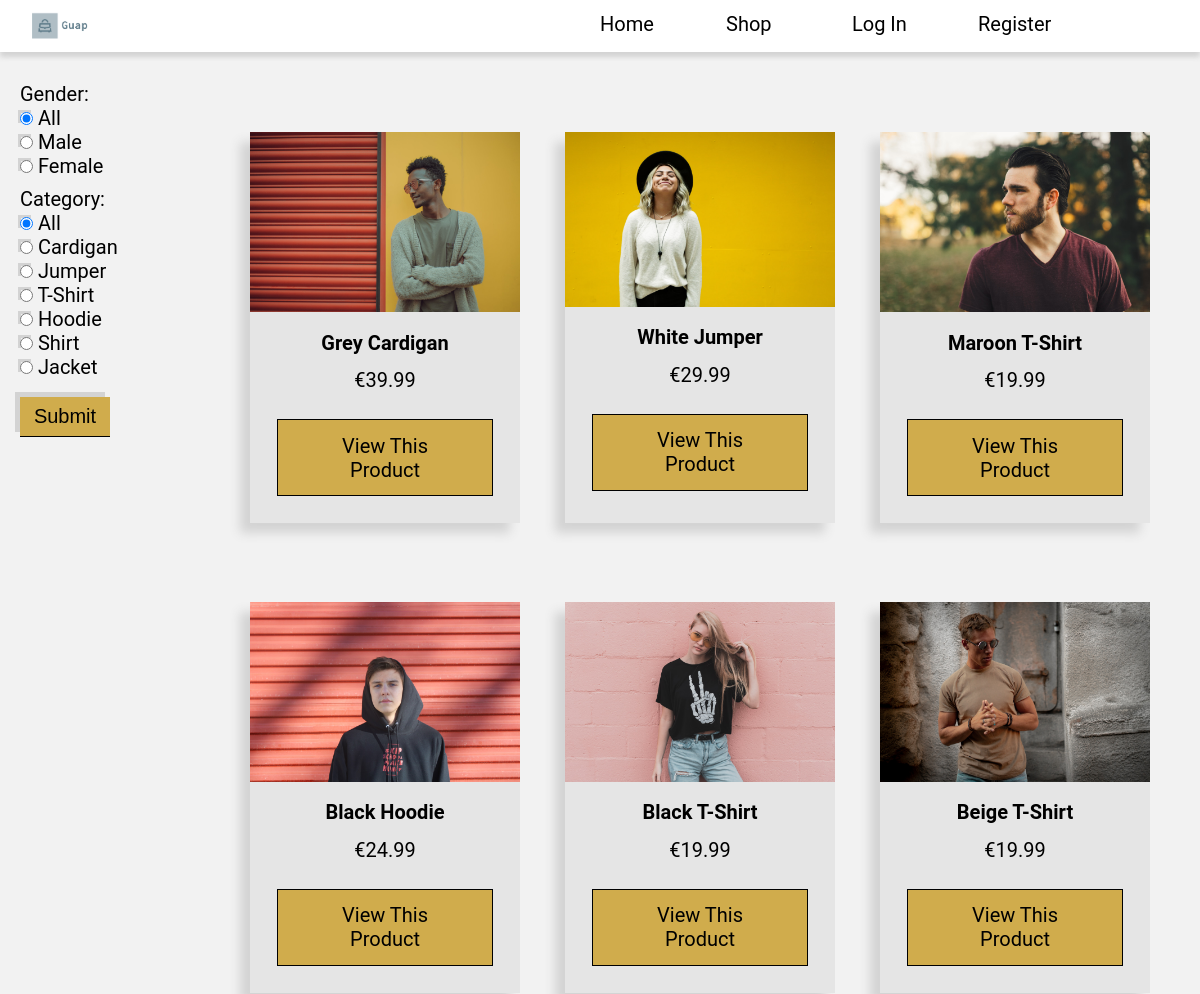
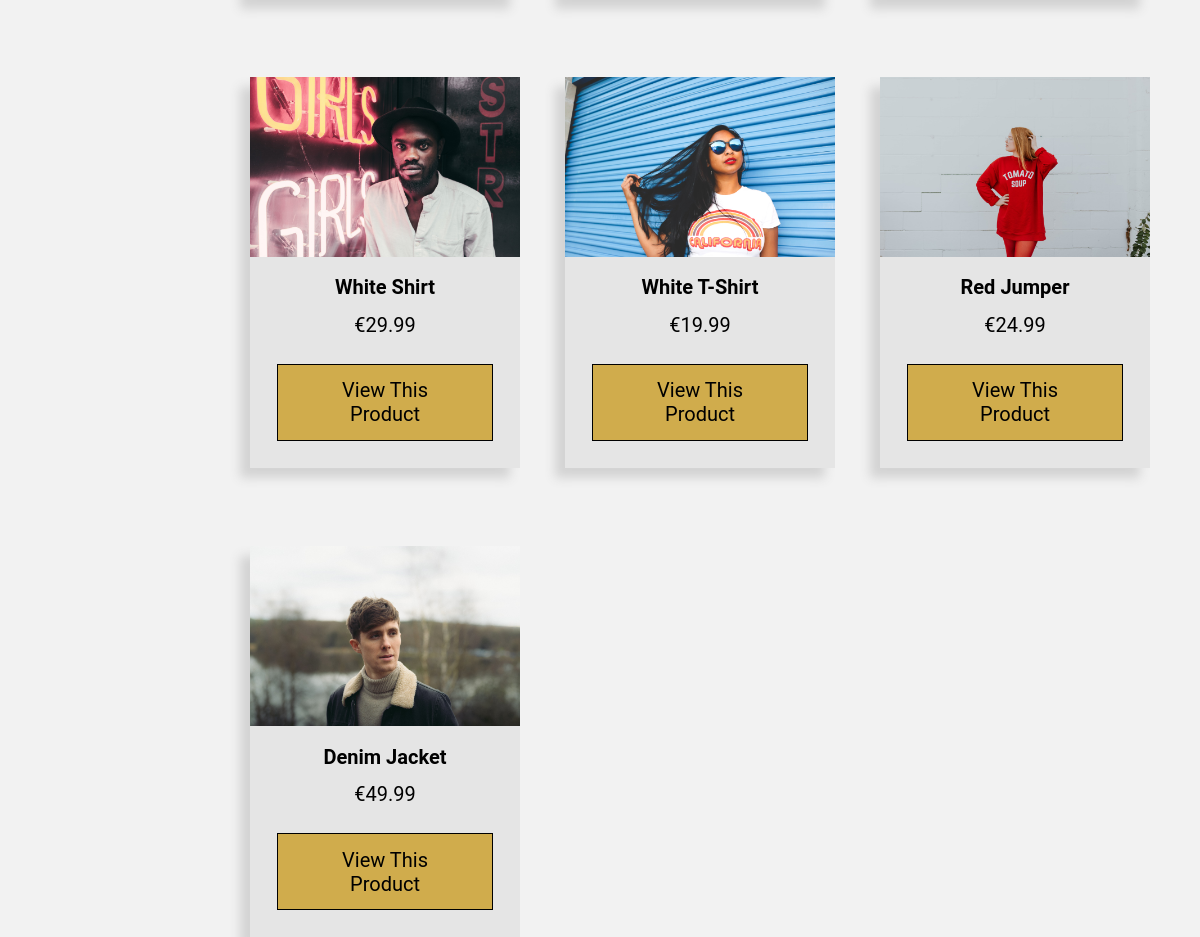
Page /shop on the committed database (2 pictures, top to bottom).
### tables this page shows
CREATE TABLE products
(
    product_id INTEGER PRIMARY KEY AUTOINCREMENT,
    name TEXT NOT NULL,
    price INT NOT NULL,
    description TEXT NOT NULL,
    category TEXT NOT NULL,
    gender TEXT NOT NULL, 
    image_url TEXT NOT NULL
);

### app.py (the view)
@app.route("/shop", methods = ["GET", "POST"])
def shop():
    form = productCategoryForm()
    mensForm = indexMens()
    womensForm = indexWomens()
    db = get_db()
    categories = db.execute("""SELECT DISTINCT category FROM products;""").fetchall()
    choices = [("All", "All")]
    for row in categories:
        for item in row:
            choices.append((item, item))
    form.category.choices = choices
    if form.validate_on_submit():
        category = form.category.data
        gender = form.gender.data
    elif mensForm.validate_on_submit():
        category = mensForm.category.data
        gender = mensForm.gender.data
    elif womensForm.validate_on_submit():
        category = womensForm.category.data
        gender = womensForm.gender.data
    else:
        category =  "All"
        gender = "All"
    if category == "All" and gender == "All":
        products = db.execute("""SELECT * FROM products;""").fetchall()
    elif category == "All" and gender != "All":
        products = db.execute("""SELECT * FROM products WHERE gender = ?;""", (gender,)).fetchall()
    elif category != "All" and gender == "All":
        products = db.execute("""SELECT * FROM products WHERE category = ?;""", (category,)).fetchall()
    else:
        products = db.execute("""SELECT * FROM products WHERE category = ? AND gender = ?;""", (category, gender)).fetchall()
    return render_template("shop.html", form = form, products = products)

### forms.py
class productCategoryForm(FlaskForm):
    category = RadioField("Category:", default = "All")
    gender = RadioField("Gender:", choices = [("All", "All"), ("Male", "Male"), ("Female", "Female")], default = "All")
    submit = SubmitField("Submit")

class indexMens(FlaskForm):
    gender = HiddenField("Gender")
    category = HiddenField("Category")
    submit = SubmitField("Shop Now")

### app.py (called while the page is built)
@app.teardown_appcontext
def close_db_at_end_of_requests(e = None):
    close_db(e)

@app.before_request
def load_logged_in_user():
    g.user = session.get("customer_username", None)
    g.admin = session.get("admin_username", None)

### database.py (called while the page is built)
def get_db():
    if "db" not in g:
        g.db = sqlite3.connect(DATABASE,
            detect_types=sqlite3.PARSE_DECLTYPES
        )
        g.db.row_factory = sqlite3.Row
    return g.db

### templates/shop.html (shortened to what this page needs)
{% extends "base.html" %}
{% block main_content %}
    <section class = "shop_grid">
        <form action = "" method = "POST" novalidate>
            <section>
                {{form.gender.label}}
                {{form.gender()}}
            </section>
            <section>
                {{form.category.label}}
                {{form.category()}}
            </section>
            {{form.submit()}}
        </form>
        <section class = "shop_product_grid">
            {% for product in products %}
                <section class = "product_card">
                    <img src = "{{ url_for('static', filename = product['image_url'] )}}" alt = "A picture of a {{product['name']}}"/>
                    <h2>{{product["name"]}}</h2>
                    <p>&euro;{{product["price"]}}</p>
                    <p>
                        <a class = "button" href = "{{ url_for('product', product_id = product['product_id'] ) }}">View This Product</a>
                    </p>
                </section>
            {% endfor %}
        </section>
    </section>
{% endblock %}

### templates/base.html (shortened to what this page needs)
<!DOCTYPE html>
<html lang = "en">
    <head>
        <link rel = "stylesheet" href = "{{ url_for('static', filename = 'styles.css')}}"/>
    </head>
    <body>
        <header>
            <img class = "logo" src = "{{url_for('static', filename = 'logo.png')}}">
            <nav>
                <ul>
                    <li>
                        <a href = "{{ url_for('index') }}">Home</a>
                    </li>
                    <li>
                        <a href = "{{ url_for('shop') }}">Shop</a>
                    </li>
                    {% if g.user %}
                        <li>
                            <a href = "{{ url_for('cart') }}">My Cart</a>
                        </li>
                        <li>
                            <a href = "{{url_for('account')}}">My Account</a>
                        </li>
                        <li>
                            <a href = "{{ url_for('logout') }}">Log Out</a>
                        </li>
                    {% else %}
                        <li class = "login">
                            <a href = "{{ url_for('login') }}">Log In</a>
                        </li>
                        <li>
                            <a href = "{{ url_for('register') }}">Register</a>
                        </li>
                    {% endif %}
                </ul>
            </nav>
        </header>
        <main>
            {% block main_content %}
            {% endblock %}
        </main>
    </body>
</html>

### static/styles.css (style rules this page uses)
* { margin:0; padding:0; box-sizing: border-box; }
img { width:100%; }
html { background-color: #f2f2f2; font-family: 'Roboto', sans-serif; }
header { display: grid; grid-template-columns: 1fr 1fr; background-color:white; height: 7.5%; margin-top: 0%; width: 100%; padding: 1% 0%; box-shadow: lightgrey 0px 5px 5px; }
header img { max-width: 10%; margin-left: 5%; }
nav ul { display: grid; grid-template-columns: 1fr 1fr 1fr 1fr 1fr; align-content: center; column-gap:5%; }
nav ul li { margin-right: 5%; }
.shop_grid { display: grid; grid-template-columns: 1fr 5fr; justify-items: center; margin-top: 2.5%; }
.shop_grid form { width: 100%; padding-left: 10%; }
.shop_grid form > * { margin-bottom: 5%; }
.shop_grid form input#submit { display: inline; }
.shop_product_grid { display: grid; grid-template-columns: 1fr 1fr 1fr; column-gap: 5%; row-gap: 5%; margin: 5%; }
.product_card { text-align: center; box-shadow: -10px 10px 10px lightgrey; background-color: #E5E5E5; }
.product_card > h2 { margin: 5%; }
select#quantity, #submit ,#submit1, #submit2, #submit3 { box-shadow: -5px -5px lightgray; }
* { font-size: 20px; }
input { background-color:#f2f2f2; border: 0px solid black; border-bottom:1px solid black; box-shadow: -2px -2px lightgrey; }
input#submit, input#submit1, input#submit2, input#submit3 { background-color: #D0AC4C; display: block; margin: 5% auto; width: 50%; height: 2em; }
.button { display: block; border: 1px solid black; color:black; background-color: #D0AC4C; width: 80%; margin: 10% auto; padding: 5% 10%; text-align: center; }
h2,h3 { text-align: center; }
li { list-style-type: none; }
a { text-decoration: none; }
a:link, a:visited { color: black; }
#review_grid h2, .shop_product_grid h2 { grid-column: 1/4; }

### rows in the picture
products: image_url (picture), name "Grey Cardigan", price "39.99"
products: image_url (picture), name "White Jumper", price "29.99"
products: image_url (picture), name "Maroon T-Shirt", price "19.99"
products: image_url (picture), name "Black Hoodie", price "24.99"
products: image_url (picture), name "Black T-Shirt", price "19.99"
products: image_url (picture), name "Beige T-Shirt", price "19.99"
products: image_url (picture), name "White Shirt", price "29.99"
products: image_url (picture), name "White T-Shirt", price "19.99"
products: image_url (picture), name "Red Jumper", price "24.99"
products: image_url (picture), name "Denim Jacket", price "49.99"
